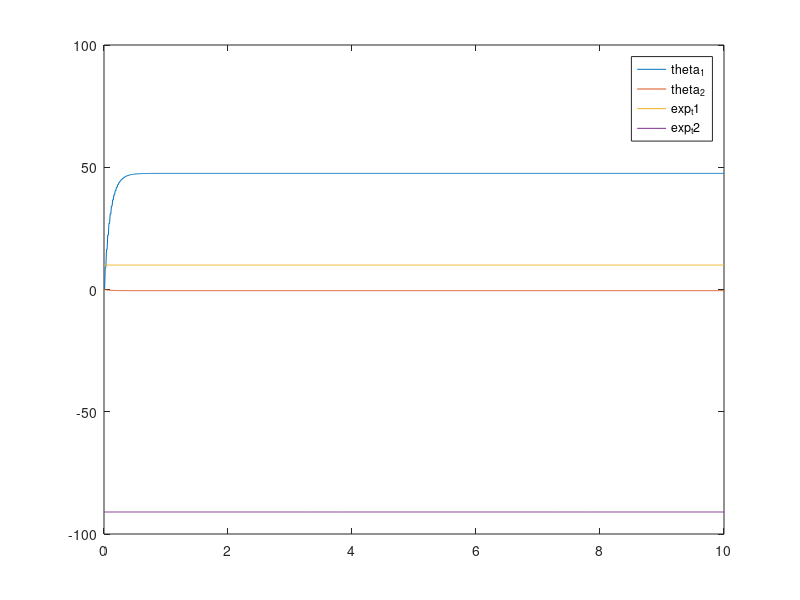

The MATLAB script that drew this image:
clear variables;
dt = 1e-2;
a = 1;
b = 1;
gamma = 0.9;

am = -90;
bm = 10;

uc = 100;

time = 0:dt:10;

u =zeros(size(time));
uc = uc*ones(size(time));
theta_1 = zeros(size(time));
theta_2 = zeros(size(time));
y = zeros(size(time));
ym = zeros(size(time));

for t = 2:length(time)
    e = y(t-1)-ym(t-1);
    theta_1(t) = -gamma*uc(t)*e * dt;
    theta_2(t) = gamma*e * dt;
%     theta_1(t) = bm/b;
%     theta_2(t) = (am-a)/b;
    u(t) = theta_1(t)*uc(t) - theta_2(t)*y(t-1);
    y(t) = (-a*y(t-1) + b*u(t)) * dt;
    ym(t) = (-am*ym(t-1) + bm*uc(t)) * dt;
end

% plot(time, ym, time, y);
% legend('Ym', 'Y');

plot(time, theta_1, time, theta_2, time, (bm/b)*ones(size(time)), time, ((am-a)/b)*ones(size(time)));
legend('theta_1', 'theta_2', 'exp_t1', 'exp_t2');
